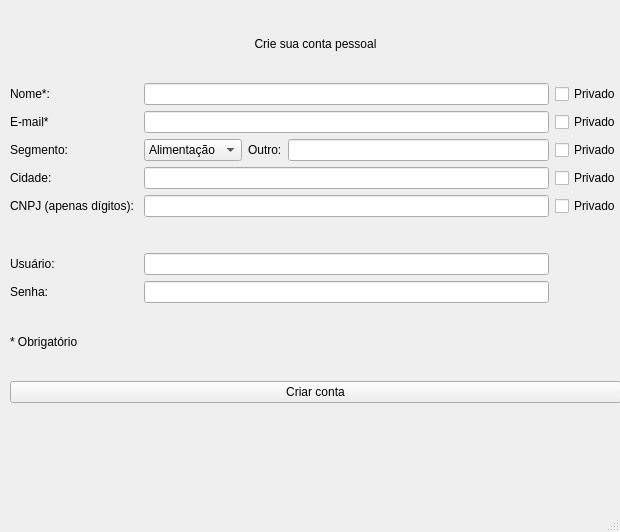
<?xml version="1.0" encoding="UTF-8"?>
<ui version="4.0">
 <class>MainWindow</class>
 <widget class="QMainWindow" name="MainWindow">
  <property name="geometry">
   <rect>
    <x>0</x>
    <y>0</y>
    <width>620</width>
    <height>532</height>
   </rect>
  </property>
  <property name="windowTitle">
   <string>MainWindow</string>
  </property>
  <widget class="QWidget" name="centralwidget">
   <widget class="QWidget" name="verticalLayoutWidget">
    <property name="geometry">
     <rect>
      <x>10</x>
      <y>10</y>
      <width>611</width>
      <height>466</height>
     </rect>
    </property>
    <layout class="QVBoxLayout" name="verticalLayout">
     <item>
      <widget class="QLabel" name="Createlabel">
       <property name="text">
        <string>Crie sua conta pessoal</string>
       </property>
       <property name="alignment">
        <set>Qt::AlignCenter</set>
       </property>
      </widget>
     </item>
     <item>
      <layout class="QGridLayout" name="gridLayout">
       <item row="4" column="2">
        <layout class="QHBoxLayout" name="horizontalLayout">
         <item>
          <widget class="QComboBox" name="comboBox">
           <item>
            <property name="text">
             <string>Alimentação</string>
            </property>
           </item>
           <item>
            <property name="text">
             <string>Vestuário</string>
            </property>
           </item>
           <item>
            <property name="text">
             <string>Indústria</string>
            </property>
           </item>
           <item>
            <property name="text">
             <string>Saúde</string>
            </property>
           </item>
          </widget>
         </item>
         <item>
          <widget class="QLabel" name="label">
           <property name="text">
            <string>Outro:</string>
           </property>
          </widget>
         </item>
         <item>
          <widget class="QLineEdit" name="lineEdit"/>
         </item>
        </layout>
       </item>
       <item row="2" column="0">
        <widget class="QLabel" name="eMailLabel">
         <property name="text">
          <string>E-mail*</string>
         </property>
        </widget>
       </item>
       <item row="2" column="2">
        <widget class="QLineEdit" name="eMailLineEdit"/>
       </item>
       <item row="9" column="0">
        <widget class="QLabel" name="usrLabel">
         <property name="text">
          <string>Usuário: </string>
         </property>
        </widget>
       </item>
       <item row="9" column="2">
        <widget class="QLineEdit" name="usrLineEdit"/>
       </item>
       <item row="0" column="2">
        <widget class="QLineEdit" name="nameLineEdit"/>
       </item>
       <item row="7" column="0">
        <widget class="QLabel" name="cpfLabel">
         <property name="text">
          <string>CNPJ (apenas dígitos): </string>
         </property>
        </widget>
       </item>
       <item row="10" column="2">
        <widget class="QLineEdit" name="passwrdLineEdit"/>
       </item>
       <item row="10" column="0">
        <widget class="QLabel" name="passwrdLabel">
         <property name="text">
          <string>Senha: </string>
         </property>
        </widget>
       </item>
       <item row="7" column="2">
        <widget class="QLineEdit" name="cpfLineEdit"/>
       </item>
       <item row="6" column="2">
        <widget class="QLineEdit" name="cityLineEdit"/>
       </item>
       <item row="4" column="0">
        <widget class="QLabel" name="bornLabel">
         <property name="text">
          <string>Segmento:</string>
         </property>
        </widget>
       </item>
       <item row="0" column="0">
        <widget class="QLabel" name="nameLabel">
         <property name="text">
          <string>Nome*:</string>
         </property>
        </widget>
       </item>
       <item row="6" column="0">
        <widget class="QLabel" name="cityLabel">
         <property name="text">
          <string>Cidade: </string>
         </property>
        </widget>
       </item>
       <item row="8" column="0">
        <spacer name="verticalSpacer">
         <property name="orientation">
          <enum>Qt::Vertical</enum>
         </property>
         <property name="sizeType">
          <enum>QSizePolicy::Fixed</enum>
         </property>
         <property name="sizeHint" stdset="0">
          <size>
           <width>20</width>
           <height>30</height>
          </size>
         </property>
        </spacer>
       </item>
       <item row="0" column="3">
        <widget class="QCheckBox" name="namecheckBox">
         <property name="text">
          <string>Privado</string>
         </property>
        </widget>
       </item>
       <item row="4" column="3">
        <widget class="QCheckBox" name="borncheckBox">
         <property name="text">
          <string>Privado</string>
         </property>
        </widget>
       </item>
       <item row="6" column="3">
        <widget class="QCheckBox" name="citycheckBox">
         <property name="text">
          <string>Privado</string>
         </property>
        </widget>
       </item>
       <item row="7" column="3">
        <widget class="QCheckBox" name="cpfcheckBox">
         <property name="text">
          <string>Privado</string>
         </property>
        </widget>
       </item>
       <item row="2" column="3">
        <widget class="QCheckBox" name="emailcheckBox">
         <property name="text">
          <string>Privado</string>
         </property>
        </widget>
       </item>
      </layout>
     </item>
     <item>
      <widget class="QLabel" name="mandatoryLabel">
       <property name="text">
        <string>* Obrigatório</string>
       </property>
      </widget>
     </item>
     <item>
      <widget class="QPushButton" name="CreatepushButton">
       <property name="text">
        <string>Criar conta</string>
       </property>
      </widget>
     </item>
     <item>
      <widget class="QLabel" name="UrsErrorlabel">
       <property name="text">
        <string/>
       </property>
       <property name="alignment">
        <set>Qt::AlignCenter</set>
       </property>
      </widget>
     </item>
    </layout>
   </widget>
  </widget>
  <widget class="QMenuBar" name="menubar">
   <property name="geometry">
    <rect>
     <x>0</x>
     <y>0</y>
     <width>620</width>
     <height>30</height>
    </rect>
   </property>
  </widget>
  <widget class="QStatusBar" name="statusbar"/>
 </widget>
 <resources/>
 <connections/>
</ui>
